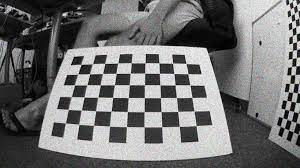
#> input picture camera/distortion/chess/img.png, 300 x 168 px, given in place of the camera
$ python 'sketch with cam.py'
#> lines starting #> are read from the running program, lines starting #| are printed output that depends on the picture
import cv2
import numpy as np

cap = cv2.VideoCapture(0)

while cap.isOpened():
    ret, frame = cap.read()
#> frame is the input picture: shape (168, 300, 3); mean B, G, R 114.6, 114.6, 114.6

    frame = cv2.resize(frame, None, fx=0.5, fy=0.5, interpolation=cv2.INTER_AREA)
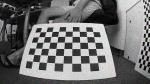
#> frame: shape (84, 150, 3); mean B, G, R 114.7, 114.7, 114.7

    if cv2.waitKey(33) == ord('q'):
#> (key q is pressed here)
        break

    gray = cv2.cvtColor(frame, cv2.COLOR_BGR2GRAY)
    gray = cv2.GaussianBlur(gray, (9, 9), 0)
    edges = cv2.Laplacian(gray, -1, None, 5)
    ret, sketch = cv2.threshold(edges, 70, 255, cv2.THRESH_BINARY_INV)

    kernel = cv2.getStructuringElement(cv2.MORPH_CROSS, (3, 3))
    sketch = cv2.erode(sketch, kernel)
    sketch = cv2.medianBlur(sketch, 5)
    img_sketch = cv2.cvtColor(sketch, cv2.COLOR_GRAY2BGR)

    paint = cv2.blur(frame, (10, 10))
    paint = cv2.bitwise_and(paint, paint, mask=sketch)

    merge = np.hstack((img_sketch, paint))
    cv2.imshow('merge', merge)

cap.release()
cv2.destroyAllWindows()

$ run again, on camera/distortion/chess/chess.png
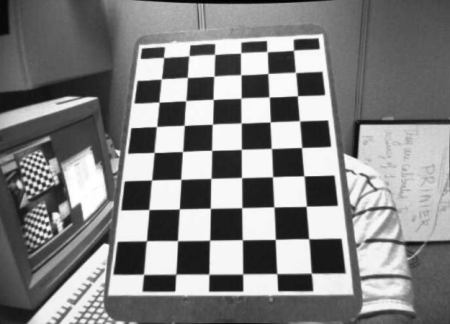
#> input picture camera/distortion/chess/chess.png, 450 x 324 px, given in place of the camera
#> frame is the input picture: shape (324, 450, 3); min 0, max 255, mean 130.5
#> `frame = cv2.resize(frame, None, fx=0.5, fy=0.5, interpolation=cv2.INTE..`:
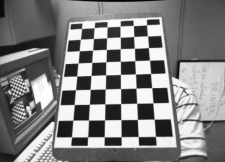
#> frame: shape (162, 225, 3); min 1, max 255, mean 130.6
